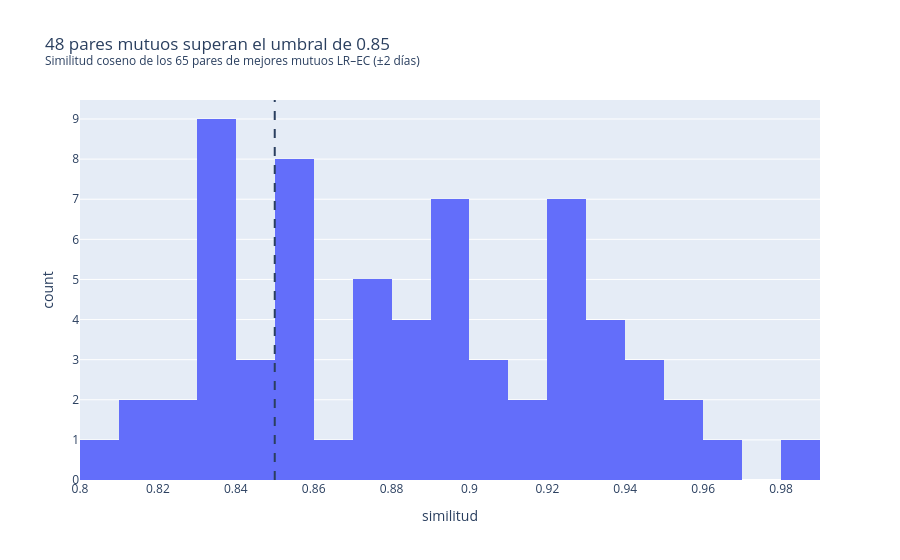

Notebook cell for this chart:
### Markdown cell above
## 3. Sesgo comparativo: la misma noticia en dos diarios

**Emparejamiento automático.** Para cada noticia de La República se busca la noticia de El Comercio más parecida
(coseno de embeddings) publicada con ±2 días de diferencia. Un par se acepta como candidato solo si es
**mejor mutuo**: la nota de El Comercio también tiene a esa nota de La República como la más parecida.

**Confirmación humana.** La similitud alta no garantiza que sea el mismo hecho (dos partidos distintos del mismo
torneo se parecen mucho). Por eso cada candidato se revisa a mano en `datos/pares_revision.csv`, marcando la
columna `misma_noticia` con `si` o `no`.

### Code cell
UMBRAL = 0.85
MAX_CANDIDATOS = 30

lr = df[df["medio"] == "La Republica"].reset_index()
ec = df[df["medio"] == "El Comercio"].reset_index()
sim = E[lr["index"]] @ E[ec["index"]].T
dias = np.abs((lr["fecha_dt"].to_numpy()[:, None] - ec["fecha_dt"].to_numpy()[None, :]) / np.timedelta64(1, "D"))
sim = np.where(dias <= 2, sim, -1.0)

mejor_ec, mejor_lr = sim.argmax(axis=1), sim.argmax(axis=0)
mutuos = pd.DataFrame([{"i_lr": i, "i_ec": j, "similitud": sim[i, j]}
                       for i, j in enumerate(mejor_ec) if mejor_lr[j] == i and sim[i, j] > 0])
fig = px.histogram(mutuos, x="similitud", nbins=30,
                   title=(f"{(mutuos['similitud'] >= UMBRAL).sum()} pares mutuos superan el umbral de {UMBRAL}"
                          f"<br><sup>Similitud coseno de los {len(mutuos)} pares de mejores mutuos LR–EC (±2 días)</sup>"))
fig.add_vline(x=UMBRAL, line_dash="dash")
fig.show()

candidatos = mutuos[mutuos["similitud"] >= UMBRAL].nlargest(MAX_CANDIDATOS, "similitud").reset_index(drop=True)
candidatos["id"] = candidatos.index + 1
candidatos["url_lr"] = lr.loc[candidatos["i_lr"], "url"].to_numpy()
candidatos["url_ec"] = ec.loc[candidatos["i_ec"], "url"].to_numpy()
candidatos["titular_lr"] = lr.loc[candidatos["i_lr"], "titular"].to_numpy()
candidatos["titular_ec"] = ec.loc[candidatos["i_ec"], "titular"].to_numpy()
print(f"Candidatos a revisar: {len(candidatos)}")

### Figure 1 — Plotly figure (JSON) as saved in the notebook; plotly's stock layout.template omitted (floating-point values rounded to 4 significant figures)
{"data": [{"bingroup": "x", "hovertemplate": "similitud=%{x}<br>count=%{y}<extra></extra>", "legendgroup": "", "marker": {"color": "#636efa", "pattern": {"shape": ""}}, "name": "", "nbinsx": 30, "orientation": "v", "showlegend": false, "type": "histogram", "x": [0.8417, 0.8296, 0.8329, 0.8321, 0.8381, 0.835, 0.843, 0.8247, 0.8306, 0.8107, 0.8974, 0.8352, 0.8509, 0.8395, 0.8101, 0.9371, 0.8945, 0.9685, 0.8832, 0.94, 0.952, 0.9364, 0.8599, 0.8999, 0.8938, 0.8697, 0.9125, 0.8769, 0.9343, 0.8549, 0.9858, 0.8707, 0.8598, 0.8596, 0.8588, 0.8767, 0.8591, 0.8533, 0.9454, 0.921, 0.8333, 0.8897, 0.8077, 0.8816, 0.9299, 0.9291, 0.9289, 0.8495, 0.9543, 0.9077, 0.903, 0.9231, 0.8968, 0.8759, 0.9348, 0.8338, 0.9426, 0.9058, 0.8932, 0.9273, 0.8977, 0.8865, 0.8715, 0.9141, 0.9296], "xaxis": "x", "yaxis": "y"}], "layout": {"barmode": "relative", "legend": {"tracegroupgap": 0}, "shapes": [{"line": {"dash": "dash"}, "type": "line", "x0": 0.85, "x1": 0.85, "xref": "x", "y0": 0, "y1": 1, "yref": "y domain"}], "title": {"text": "48 pares mutuos superan el umbral de 0.85<br><sup>Similitud coseno de los 65 pares de mejores mutuos LR–EC (±2 días)</sup>"}, "xaxis": {"anchor": "y", "domain": [0.0, 1.0], "title": {"text": "similitud"}}, "yaxis": {"anchor": "x", "domain": [0.0, 1.0], "title": {"text": "count"}}}}
